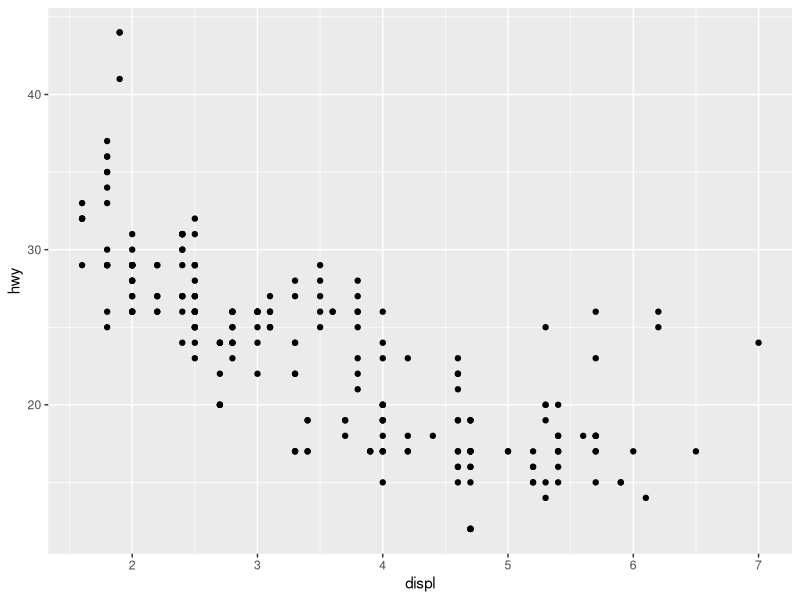
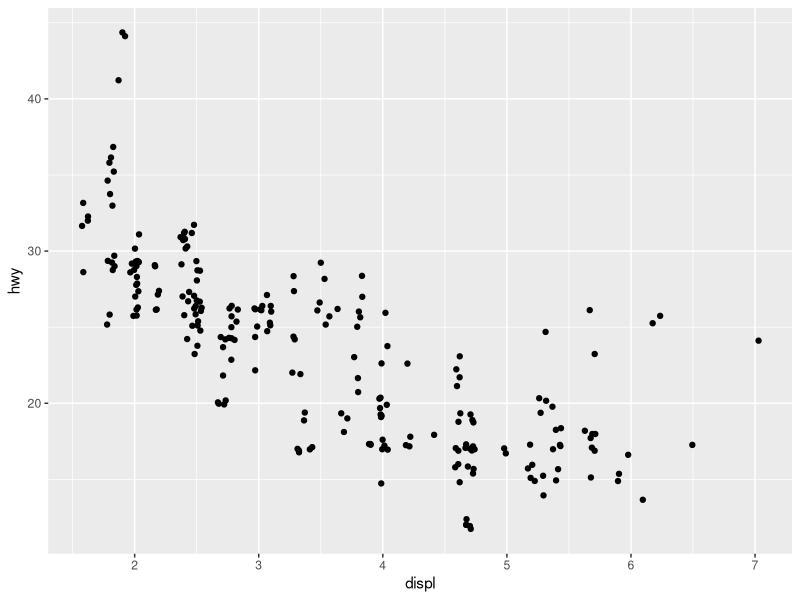
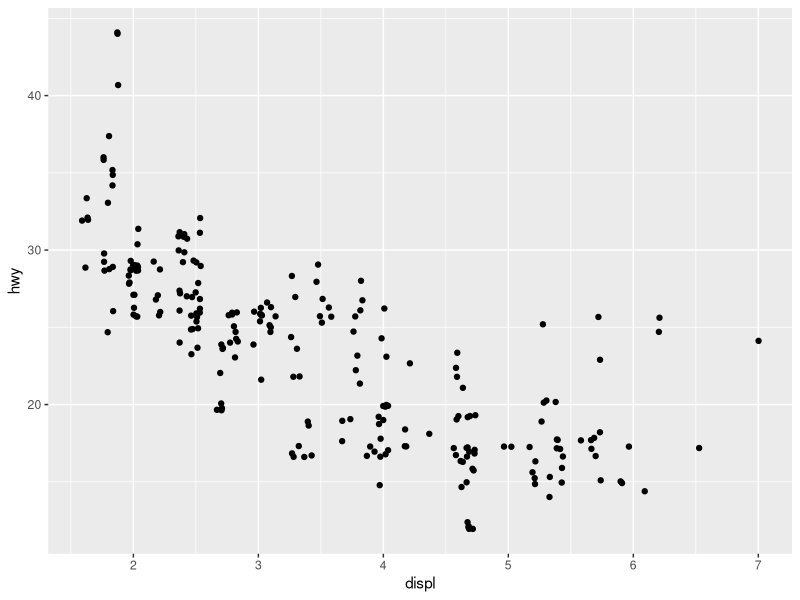
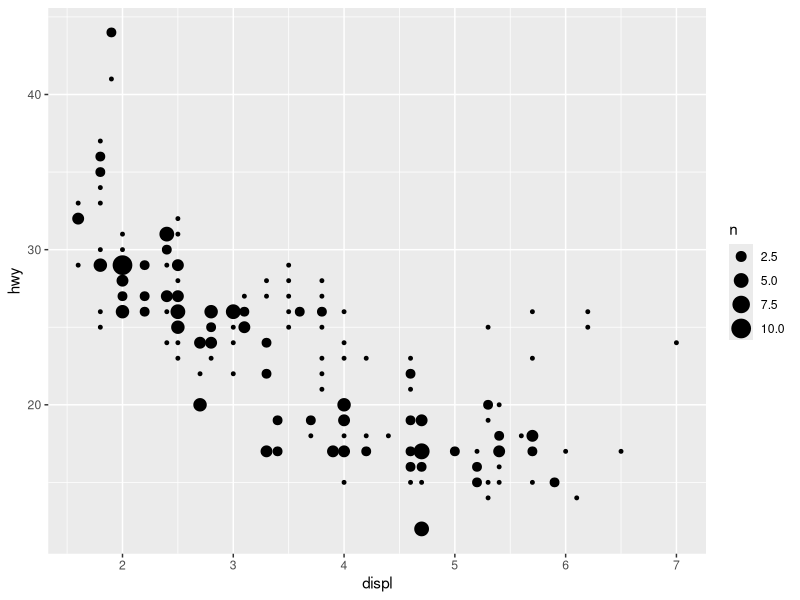
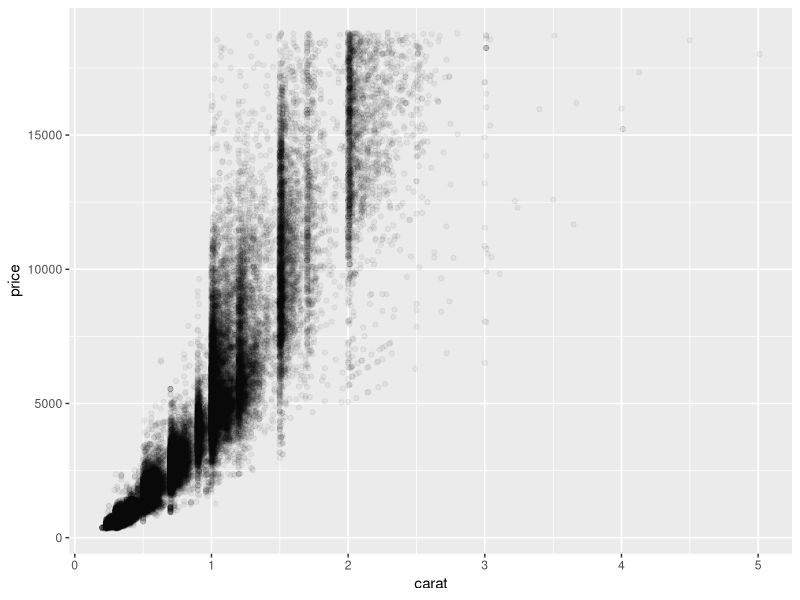
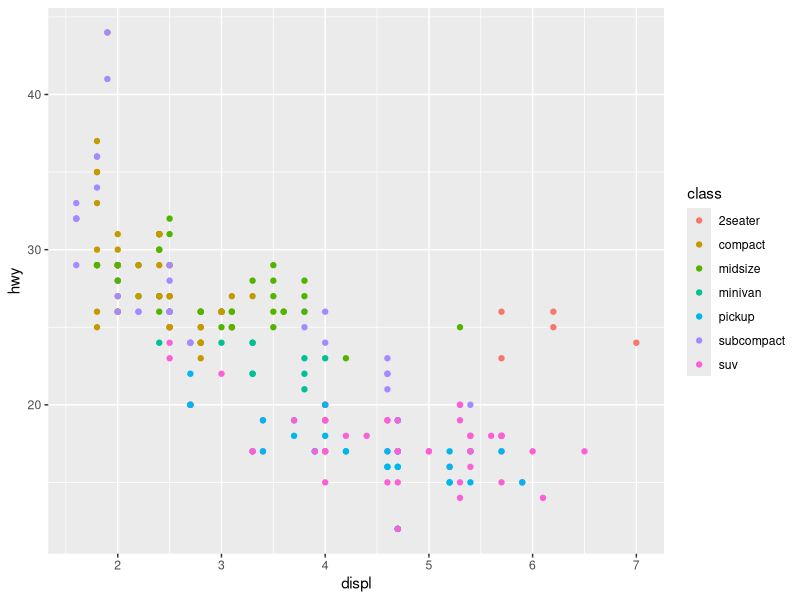
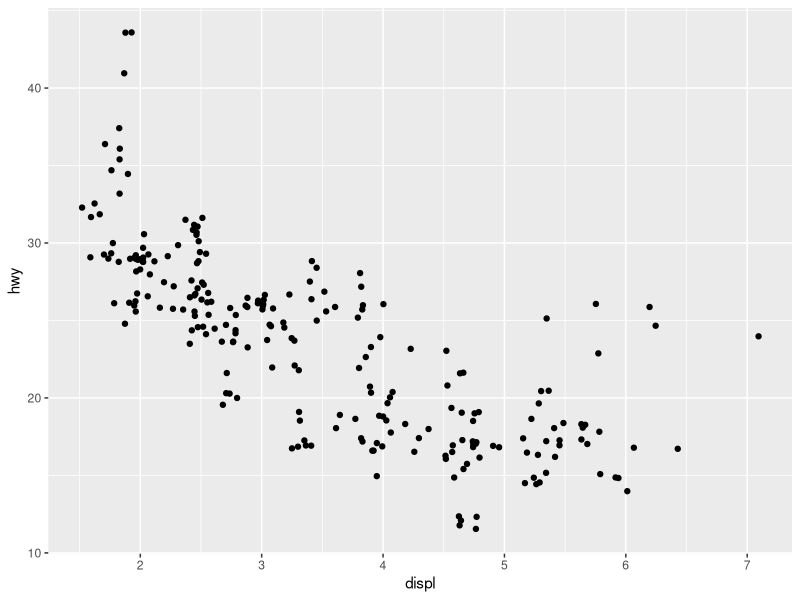
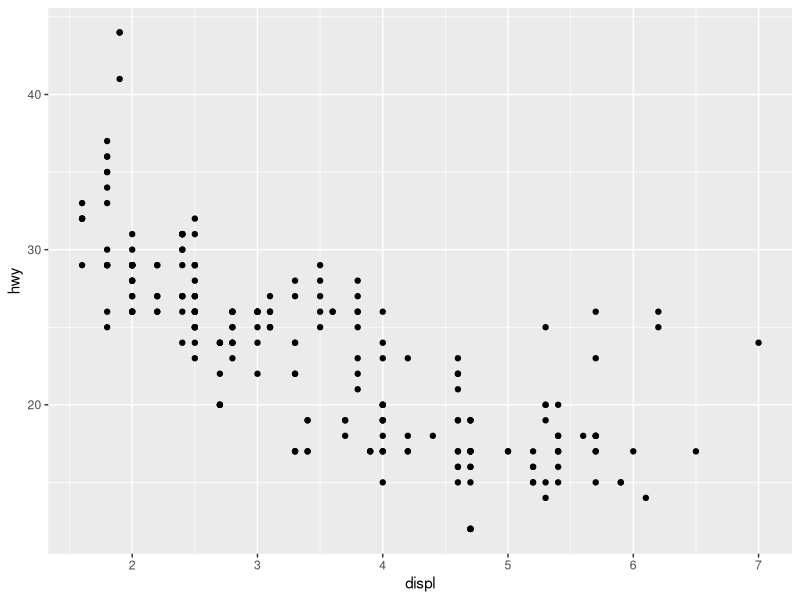

Write the R code that produced these figures, in order.
## ---- chunk 1
# knitr options
knitr::opts_chunk$set(echo = TRUE)
## ---- chunk 2
library(tidyverse)
## ---- chunk 3
## NOTE: No need to modify! Just example code
mpg %>% 
  ggplot(mapping = aes(x = displ, y = hwy)) +
  geom_point()
## ---- chunk 4
## NOTE: No need to modify! Just example code
mpg %>% 
  ggplot(mapping = aes(x = displ, y = hwy)) +
  geom_jitter()
## ---- chunk 5
## TASK: Adjust the jittering to be 0 in the horizontal direction
mpg %>% 
  ggplot(mapping = aes(x = displ, y = hwy)) +
  geom_jitter(
    # width = 0.2,
    # height = 0.2,
  )
## ---- chunk 6
## NOTE: No need to modify! Just example code
mpg %>% 
  ggplot(mapping = aes(x = displ, y = hwy)) +
  geom_count()
## ---- chunk 7
## NOTE: No need to modify! Just example code
diamonds %>% 
  ggplot(aes(x = carat, y = price)) +
  geom_point(alpha = 1/20)
## ---- chunk 8
mpg %>% 
  ggplot(aes(x = displ, y = hwy, color = class)) +
  geom_point()
## ---- chunk 9
## TASK: Color each point by vehicle `class`
mpg %>% 
  ggplot(mapping = aes(
    x = displ,
    y = hwy,
  )) +
  geom_jitter(width = 0.1, height = 0.5)
## ---- chunk 10
## NOTE: No need to modify! Just example code
ggplot(
  data = mpg,
  mapping = aes(x = displ, y = hwy)
) +
  geom_point()
## ---- chunk 11
## NOTE: No need to modify! Just example code
ggplot(
  mpg,
  aes(x = displ, y = hwy)
) +
  geom_point()
## ---- chunk 12
## NOTE: No need to modify! Just example code
ggplot(mpg, aes(displ, hwy)) +
  geom_point()
## ---- chunk 13
## NOTE: No need to modify! Just example code
ggplot(mpg, aes(x = displ)) +
  geom_point(aes(y = hwy, color = "hwy")) +
  geom_point(aes(y = cty, color = "cty"))
## ---- chunk 14
## TODO: Use df_annotate below to add text labels to the scatterplot
df_annotate <-
  mpg %>%
  group_by(class) %>%
  summarize(
    displ = mean(displ),
    hwy = mean(hwy)
  )

mpg %>%
  ggplot(aes(displ, hwy)) +
  geom_point(aes(color = class))
## ---- chunk 15
## NOTE: No need to modify! Just analyze the scatterplot
mpg %>%
  pivot_longer(names_to = "source", values_to = "mpg", c(hwy, cty)) %>%
  ggplot(aes(displ, mpg, color = source)) +
  geom_point() +
  scale_color_discrete(name = "Mileage Type") +
  labs(
    x = "Engine displacement (liters)",
    y = "Mileage (mpg)"
  )
## ---- chunk 16
economics %>%
  filter(date > lubridate::ymd("2010-01-01")) %>%
  ggplot(aes(date, pop)) +
  geom_col()
## ---- chunk 17
economics %>%
  filter(date > lubridate::ymd("2010-01-01")) %>%
  ggplot(aes(date, pop)) +
  geom_point()
## ---- chunk 18
economics %>%
  mutate(pop_delta = pop - lag(pop)) %>%
  filter(date > lubridate::ymd("2005-01-01")) %>%
  ggplot(aes(date, pop_delta)) +
  geom_col()
## ---- chunk 19
economics %>%
  mutate(pop_delta = pop - lag(pop)) %>%
  filter(date > lubridate::ymd("2005-01-01")) %>%
  ggplot(aes(date, pop_delta)) +
  geom_point()
